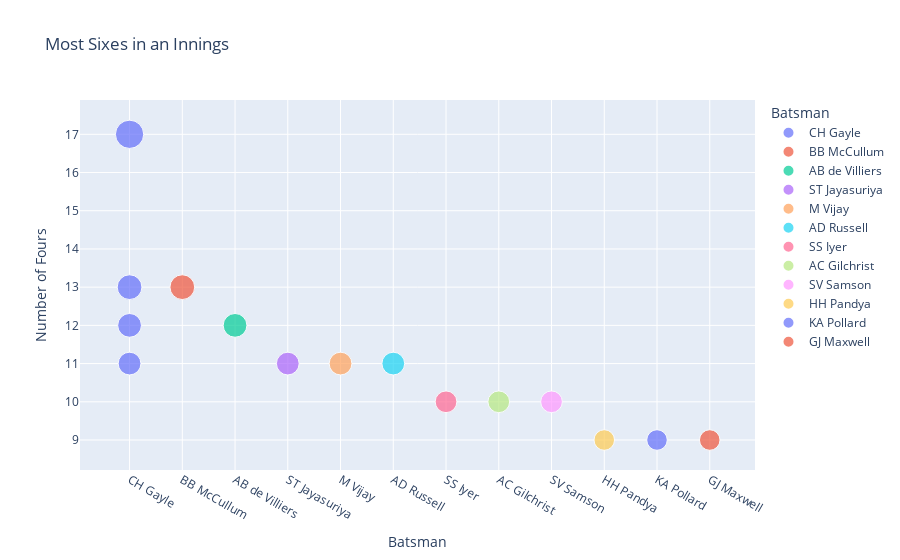

The cell this chart's notebook holds for it:
### Code cell
# Most Sixes in an innings
def calc_most_sixes_in_innings(team):
    most_sixes_in_innings_df = deliveries_df[["match_id", "batsman", "batsman_runs", "batting_team"]]
    most_sixes_in_innings_df = most_sixes_in_innings_df.loc[most_sixes_in_innings_df["batsman_runs"]==6]

    if team == "ALL":
        return most_sixes_in_innings_df.groupby(["match_id", "batsman"]).batsman_runs.count().sort_values(ascending=False).reset_index().head(15)
    
    else:
        most_sixes_in_innings_df = most_sixes_in_innings_df.loc[most_sixes_in_innings_df["batting_team"] == team]
        return most_sixes_in_innings_df.groupby(["match_id", "batsman"]).batsman_runs.count().sort_values(ascending=False).reset_index().head(15)

most_sixes_in_innings_df = calc_most_sixes_in_innings("ALL")
px.scatter(data_frame=most_sixes_in_innings_df, x="batsman", y="batsman_runs", size="batsman_runs", color="batsman",title="Most Sixes in an Innings", labels={"batsman": "Batsman", "batsman_runs": "Number of Fours"})

### Figure 1 — Plotly figure (JSON) as saved in the notebook; plotly's stock layout.template omitted (floating-point values rounded to 4 significant figures)
{"data": [{"hovertemplate": "Batsman=%{x}<br>Number of Fours=%{marker.size}<extra></extra>", "legendgroup": "CH Gayle", "marker": {"color": "#636efa", "size": [17, 13, 12, 11], "sizemode": "area", "sizeref": 0.0425, "symbol": "circle"}, "mode": "markers", "name": "CH Gayle", "orientation": "v", "showlegend": true, "type": "scatter", "x": ["CH Gayle", "CH Gayle", "CH Gayle", "CH Gayle"], "xaxis": "x", "y": [17, 13, 12, 11], "yaxis": "y"}, {"hovertemplate": "Batsman=%{x}<br>Number of Fours=%{marker.size}<extra></extra>", "legendgroup": "BB McCullum", "marker": {"color": "#EF553B", "size": [13], "sizemode": "area", "sizeref": 0.0425, "symbol": "circle"}, "mode": "markers", "name": "BB McCullum", "orientation": "v", "showlegend": true, "type": "scatter", "x": ["BB McCullum"], "xaxis": "x", "y": [13], "yaxis": "y"}, {"hovertemplate": "Batsman=%{x}<br>Number of Fours=%{marker.size}<extra></extra>", "legendgroup": "AB de Villiers", "marker": {"color": "#00cc96", "size": [12], "sizemode": "area", "sizeref": 0.0425, "symbol": "circle"}, "mode": "markers", "name": "AB de Villiers", "orientation": "v", "showlegend": true, "type": "scatter", "x": ["AB de Villiers"], "xaxis": "x", "y": [12], "yaxis": "y"}, {"hovertemplate": "Batsman=%{x}<br>Number of Fours=%{marker.size}<extra></extra>", "legendgroup": "ST Jayasuriya", "marker": {"color": "#ab63fa", "size": [11], "sizemode": "area", "sizeref": 0.0425, "symbol": "circle"}, "mode": "markers", "name": "ST Jayasuriya", "orientation": "v", "showlegend": true, "type": "scatter", "x": ["ST Jayasuriya"], "xaxis": "x", "y": [11], "yaxis": "y"}, {"hovertemplate": "Batsman=%{x}<br>Number of Fours=%{marker.size}<extra></extra>", "legendgroup": "M Vijay", "marker": {"color": "#FFA15A", "size": [11], "sizemode": "area", "sizeref": 0.0425, "symbol": "circle"}, "mode": "markers", "name": "M Vijay", "orientation": "v", "showlegend": true, "type": "scatter", "x": ["M Vijay"], "xaxis": "x", "y": [11], "yaxis": "y"}, {"hovertemplate": "Batsman=%{x}<br>Number of Fours=%{marker.size}<extra></extra>", "legendgroup": "AD Russell", "marker": {"color": "#19d3f3", "size": [11], "sizemode": "area", "sizeref": 0.0425, "symbol": "circle"}, "mode": "markers", "name": "AD Russell", "orientation": "v", "showlegend": true, "type": "scatter", "x": ["AD Russell"], "xaxis": "x", "y": [11], "yaxis": "y"}, {"hovertemplate": "Batsman=%{x}<br>Number of Fours=%{marker.size}<extra></extra>", "legendgroup": "SS Iyer", "marker": {"color": "#FF6692", "size": [10], "sizemode": "area", "sizeref": 0.0425, "symbol": "circle"}, "mode": "markers", "name": "SS Iyer", "orientation": "v", "showlegend": true, "type": "scatter", "x": ["SS Iyer"], "xaxis": "x", "y": [10], "yaxis": "y"}, {"hovertemplate": "Batsman=%{x}<br>Number of Fours=%{marker.size}<extra></extra>", "legendgroup": "AC Gilchrist", "marker": {"color": "#B6E880", "size": [10], "sizemode": "area", "sizeref": 0.0425, "symbol": "circle"}, "mode": "markers", "name": "AC Gilchrist", "orientation": "v", "showlegend": true, "type": "scatter", "x": ["AC Gilchrist"], "xaxis": "x", "y": [10], "yaxis": "y"}, {"hovertemplate": "Batsman=%{x}<br>Number of Fours=%{marker.size}<extra></extra>", "legendgroup": "SV Samson", "marker": {"color": "#FF97FF", "size": [10], "sizemode": "area", "sizeref": 0.0425, "symbol": "circle"}, "mode": "markers", "name": "SV Samson", "orientation": "v", "showlegend": true, "type": "scatter", "x": ["SV Samson"], "xaxis": "x", "y": [10], "yaxis": "y"}, {"hovertemplate": "Batsman=%{x}<br>Number of Fours=%{marker.size}<extra></extra>", "legendgroup": "HH Pandya", "marker": {"color": "#FECB52", "size": [9], "sizemode": "area", "sizeref": 0.0425, "symbol": "circle"}, "mode": "markers", "name": "HH Pandya", "orientation": "v", "showlegend": true, "type": "scatter", "x": ["HH Pandya"], "xaxis": "x", "y": [9], "yaxis": "y"}, {"hovertemplate": "Batsman=%{x}<br>Number of Fours=%{marker.size}<extra></extra>", "legendgroup": "KA Pollard", "marker": {"color": "#636efa", "size": [9], "sizemode": "area", "sizeref": 0.0425, "symbol": "circle"}, "mode": "markers", "name": "KA Pollard", "orientation": "v", "showlegend": true, "type": "scatter", "x": ["KA Pollard"], "xaxis": "x", "y": [9], "yaxis": "y"}, {"hovertemplate": "Batsman=%{x}<br>Number of Fours=%{marker.size}<extra></extra>", "legendgroup": "GJ Maxwell", "marker": {"color": "#EF553B", "size": [9], "sizemode": "area", "sizeref": 0.0425, "symbol": "circle"}, "mode": "markers", "name": "GJ Maxwell", "orientation": "v", "showlegend": true, "type": "scatter", "x": ["GJ Maxwell"], "xaxis": "x", "y": [9], "yaxis": "y"}], "layout": {"legend": {"itemsizing": "constant", "title": {"text": "Batsman"}, "tracegroupgap": 0}, "title": {"text": "Most Sixes in an Innings"}, "xaxis": {"anchor": "y", "categoryarray": ["CH Gayle", "BB McCullum", "AB de Villiers", "ST Jayasuriya", "M Vijay", "AD Russell", "SS Iyer", "AC Gilchrist", "SV Samson", "HH Pandya", "KA Pollard", "GJ Maxwell"], "categoryorder": "array", "domain": [0, 1], "title": {"text": "Batsman"}}, "yaxis": {"anchor": "x", "domain": [0, 1], "title": {"text": "Number of Fours"}}}}
